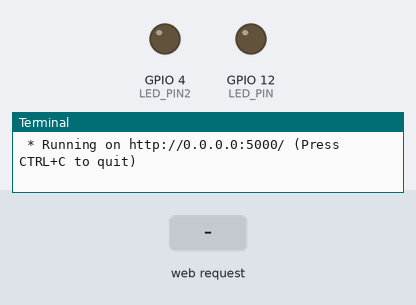
The program below on a simulated Raspberry Pi (BCM pin numbers). On the bench: output pins drawn as LEDs (lit = HIGH), the last lines printed to the terminal. Inputs (shaded band) come from the test bench. The clock reads 2024-03-15 10:24:30 at power-on unless the program sets it.

Above: at 1.2 s.
1.3 s: HTTP request for /RED/led/on received
At 2.1 s:
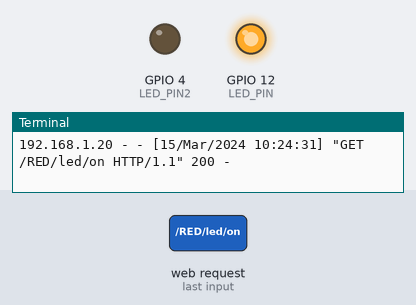
2.8 s: HTTP request for /BLUE/led/on received
At 3.3 s:
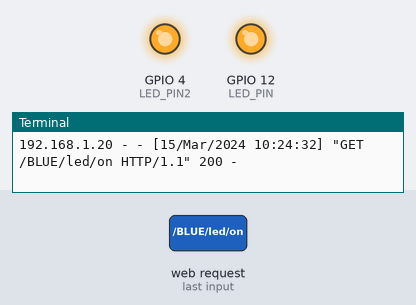
4.3 s: HTTP request for /RED/led/off received
At 5.6 s:
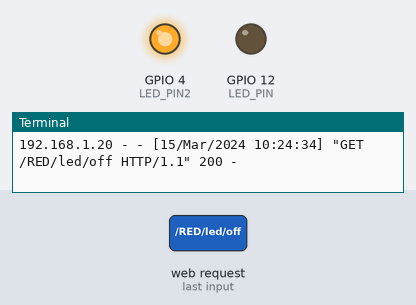
Timing chart, 0 to 7.3 s (numbered marks = the images above; inputs shaded):
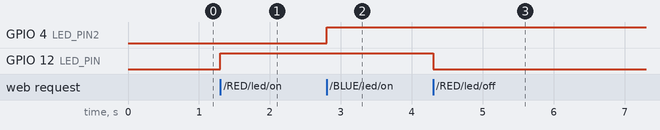

Measured:
- after the input at 1.3 s, GPIO 12 (LED_PIN): LOW → HIGH at once
- after the input at 2.8 s, GPIO 4 (LED_PIN2): LOW → HIGH at once
- after the input at 4.3 s, GPIO 12 (LED_PIN): HIGH → LOW at once

The program:

flask_led123.py
```python
from flask import Flask
import RPi.GPIO as GPIO
LED_PIN = 12
LED_PIN2 = 4
app = Flask(__name__)
GPIO.setmode(GPIO.BCM)
GPIO.setup(LED_PIN, GPIO.OUT)
GPIO.setup(LED_PIN2, GPIO.OUT)

@app.route("/")
def hello_world():
    return'''

    <p>Hello, Flask!</p>
    <a href="/RED/led/on">RED LED ON</a>
    <a href="/RED/led/off">RED LED OFF</a>
    <a href="/BLUE/led/on">BLUE LED ON</a>
    <a href="/BLUE/led/off">BLUE LED OFF</a>
    '''

@app.route("/<cmd>/led/<op>")
def led_op(cmd,op):
    if op=="on":
        if cmd=="RED":
            GPIO.output(LED_PIN,GPIO.HIGH)
            return '''<p>RED LED ON</p>
            <a href="/">Go Home</a>  '''
        elif cmd=="BLUE":
            GPIO.output(LED_PIN2,GPIO.HIGH)
            return '''<p>BLUE LED ON</p>
            <a href="/">Go Home</a>  '''

    elif op == "off":
        if cmd=="BLUE":
            GPIO.output(LED_PIN2,GPIO.LOW)
            return '''<p>BLUE LED OFF</p>
            <a href="/">Go Home</a>  '''


        elif cmd=="RED":
            GPIO.output(LED_PIN, GPIO.LOW)
            return '''<p>RED LED OFF</p>
            <a href="/">Go Home</a>  '''


if __name__ == "__main__":
    try:
        app.run(host="0.0.0.0")
    finally:
        GPIO.cleanup()
```
